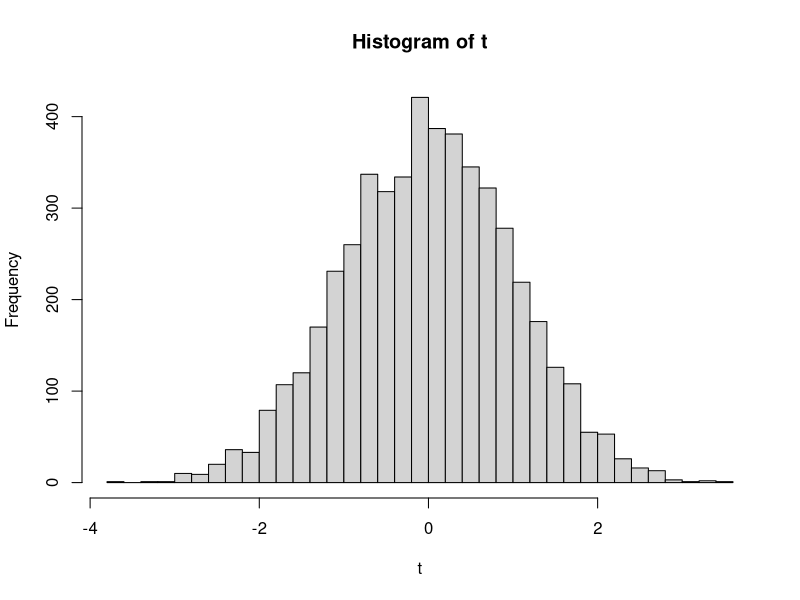

Here is the R script that generated this plot:

sum12 <- function(n)
{ 
 x <- -6;
 for(k in 1:12) x <- x + runif(n, 0, 1);
 return(x);
}

t <- sum12(5000);
hist(t, breaks=30);
